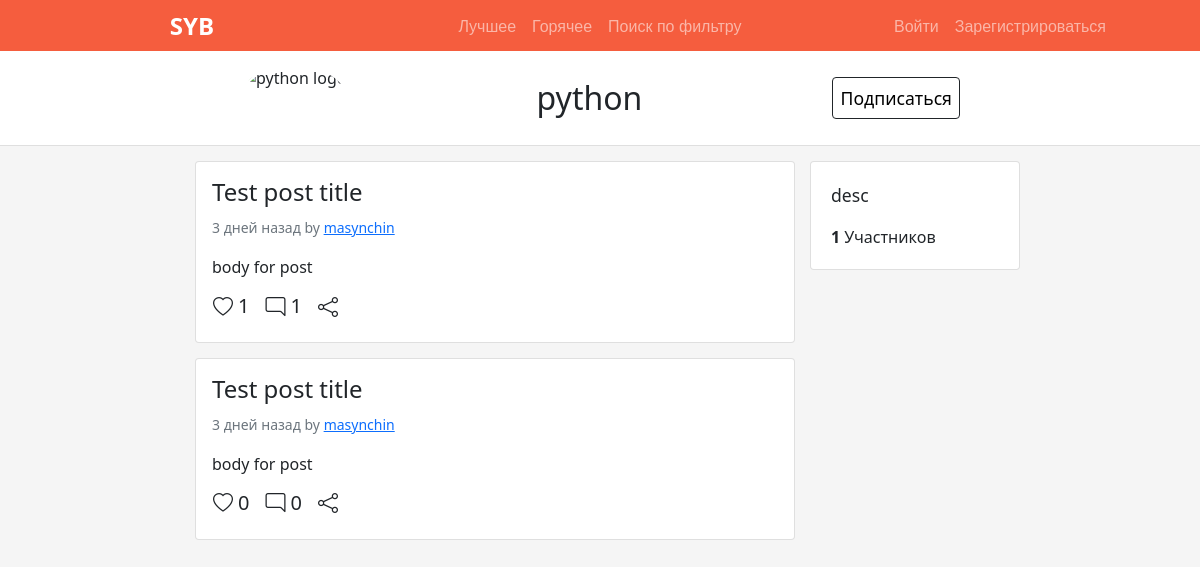
The page /group/1 on the database its author committed.
### app/models.py (models this page shows, shortened)
class Group(db.Model):
    id = db.Column(db.Integer, primary_key=True)
    name = db.Column(db.String(32), unique=True)
    description = db.Column(db.String(128))
    admin_id = db.Column(db.Integer, db.ForeignKey("user.id"))
    posts = db.relationship("Post", backref="group")
    subscribers = db.relationship(
        "User", secondary=groups_subscribers, backref="groups")

class Post(db.Model):
    id = db.Column(db.Integer, primary_key=True)
    title = db.Column(db.String(64))
    body = db.Column(db.Text())
    picture = db.Column(db.LargeBinary, nullable=True)
    timestamp = db.Column(db.DateTime, default=dt.datetime.utcnow)
    author_id = db.Column(db.Integer, db.ForeignKey("user.id"))
    group_id = db.Column(db.Integer, db.ForeignKey("group.id"))
    comments = db.relationship("Comment", backref="post")
    likes = db.relationship(
        "User", secondary=posts_likes, backref="post_likes")
    @property
    def elapsed(self):
        return get_elapsed(self.timestamp)

class User(UserMixin, db.Model):
    id = db.Column(db.Integer, primary_key=True, index=True)
    username = db.Column(db.String(25), unique=True)
    password_hash = db.Column(db.String(256))
    email = db.Column(db.String(64), unique=True)
    registered = db.Column(db.DateTime, default=dt.datetime.utcnow)
    posts = db.relationship("Post", backref="author")
    comments = db.relationship("Comment", backref="author")

### app/routes.py (the view)
@app.route("/group/<int:group_id>")
def group(group_id):
    group = Group.query.get(group_id)
    if group is not None:
        return render_template(
            "group.html", group=group, current_user=current_user)
    else:
        abort(404)

### app/templates/group.html (shortened to what this page needs)
{% extends "base.html" %}
{% block extrahead %}
<link href="{{ url_for('static', filename='css/group.css') }}" rel="stylesheet">
<link href="{{ url_for('static', filename='css/feed.css') }}" rel="stylesheet">
{% endblock %}
{% block content %}
<header class="header">
   <div class="header-wrapper">
      <img class="header-inner group-logo" src="https://upload.wikimedia.org/wikipedia/commons/8/82/Telegram_logo.svg" alt="{{ group.name }} logo">
      <h4 class="header-inner group-title">{{ group.name }}</h4>
      {% if not current_user.is_authenticated %}
         <a class="header-inner btn btn-outline-dark subscribe-button active" href="{{ url_for('login') }}">Подписаться</a>
      {% elif current_user in group.subscribers %}
         <button class="header-inner btn btn-outline-dark subscribe-button" id="subscribeButton" onclick="subscribe();">Отписаться</button>
      {% else %}
         <button class="header-inner btn btn-outline-dark subscribe-button active" id="subscribeButton" onclick="subscribe();">Подписаться</button>
      {% endif %}
   </div>
</header>
<main class="main">
   <div class="posts-wall d-flex flex-column justify-content-center bd-highlight">
   {% for post in group.posts %}
      <div class="card">
         <div class="card-body">
            <a class="post-link" href="{{ url_for('post', post_id=post.id) }}">
               <span class="post-title">
                  <h4 class="card-title">{{ post.title }}</h4>
               </span>
            </a>
            <p class="card-text">
               <small class="text-muted">{{ post.elapsed }} by <a href="{{ url_for('user', user_id=post.author.id) }}" class="user-link">{{ post.author.username }}</a></small>
            </p>
            <a class="post-link" href="{{ url_for('post', post_id=post.id) }}">
               <p class="card-text">{{ post.body }}</p>
            </a>
            <div class="post-info d-flex flex-row align-items-center">
               <div class="post-info-category d-flex flex-row align-items-center">
                  {% if not current_user.is_authenticated %}
                     <a class="btn btn-default post-info-button smooth-transtion" href="{{ url_for('login') }}">
                        <i class="bi bi-heart"></i>
                     </a>
                     <h5 id="likesCounter">{{ post.likes|length }}</h5>
                  {% elif current_user in post.likes %}
                     <button type="button" class="btn btn-default post-info-button smooth-transtion" aria-label="like" onclick="likePost({{ post.id }})">
                        <i class="bi bi-heart-fill like"></i>
                     </button>
                     <h5 id="likesCounter" class="active">{{ post.likes|length }}</h5>
                  {% else %}
                     <button type="button" class="btn btn-default post-info-button smooth-transtion" aria-label="like" onclick="likePost({{ post.id }})">
                        <i class="bi bi-heart like"></i>
                     </button>
                     <h5 id="likesCounter">{{ post.likes|length }}</h5>
                  {% endif %}
               </div>
               <div class="post-info-category d-flex flex-row align-items-center">
                  <button type="button" class="btn btn-default post-info-button smooth-transtion" aria-label="like">
                     <a href="{{ url_for('post', post_id=post.id, _anchor='comments') }}" class="post-link-icon">
                        <i class="bi bi-chat-right"></i>
                     </a>
                  </button>
               <h5>{{ post.comments|length }}</h5>
               </div>
               <div>
                  <button type="button" class="btn btn-default post-info-button smooth-transtion" aria-label="share">
                     <i class="bi bi-share"></i>
                  </button>
               </div>
            </div>
         </div>
      </div>
   {% endfor %}
   </div>
   <div class="card group-description">
      <p class="group-text-description">{{ group.description }}</p>
      <p class="group-subscribers-count">
         <b id="subscribersCounter">{{ group.subscribers|length }}</b> Участников
      </p>
   </div>
</main>
{% endblock %}

### app/static/css/global.css (style rules this page uses)
body { background-color: #f5f5f5; padding-top: 3.2em; }
.bi::before { font-size: 1.25em; vertical-align: 0.030625em; }

### app/static/css/group.css (style rules this page uses)
.header { width: 100%; background-color: #fff; border-bottom: 1px solid rgba(0, 0, 0, .125); }
.header-wrapper { width: 60%; display: flex; align-items: center; justify-content: space-between; margin: 0 auto; padding: 15px 0; }
.header-inner { margin: 0; padding: 0; }
.group-logo { border-radius: 100%; height: 64px; }
.group-title { margin: 0; font-size: 2em; }
.subscribe-button { padding: 0.4em; font-size: 1.1em; transition: all .1s; }
.subscribe-button.active { background-color: #ffffff; color: #000000; }
.main { display: flex; width: 70%; margin: 0 auto; }
.group-description { width: 25%; height: 50%; margin: 0; padding: 20px; }
.group-text-description { font-size: 1.1em; }
.group-subscribers-count { margin: 0; }

### app/static/css/feed.css (style rules this page uses)
.posts-wall { backgroud: #ffffff; margin: auto; width: 50vw; }
.card { margin-top: 15px; }
.post-link, .post-link-icon { color: inherit; text-decoration: none; }
.post-info { margin-top: 15px; }
.post-info div { margin-right: 15px; }
.post-info-button { margin-right: 0.25em; padding: 0px; }

### rows shown on the page
Group: name "python", description "desc"
Post: title "Test post title", elapsed "3 дней назад", author.username "masynchin", body "body for post", likes|length "1", comments|length "1"
Post: title "Test post title", elapsed "3 дней назад", author.username "masynchin", body "body for post", likes|length "0", comments|length "0"

### other values the page prints
{{ group.subscribers|length }} "1"
